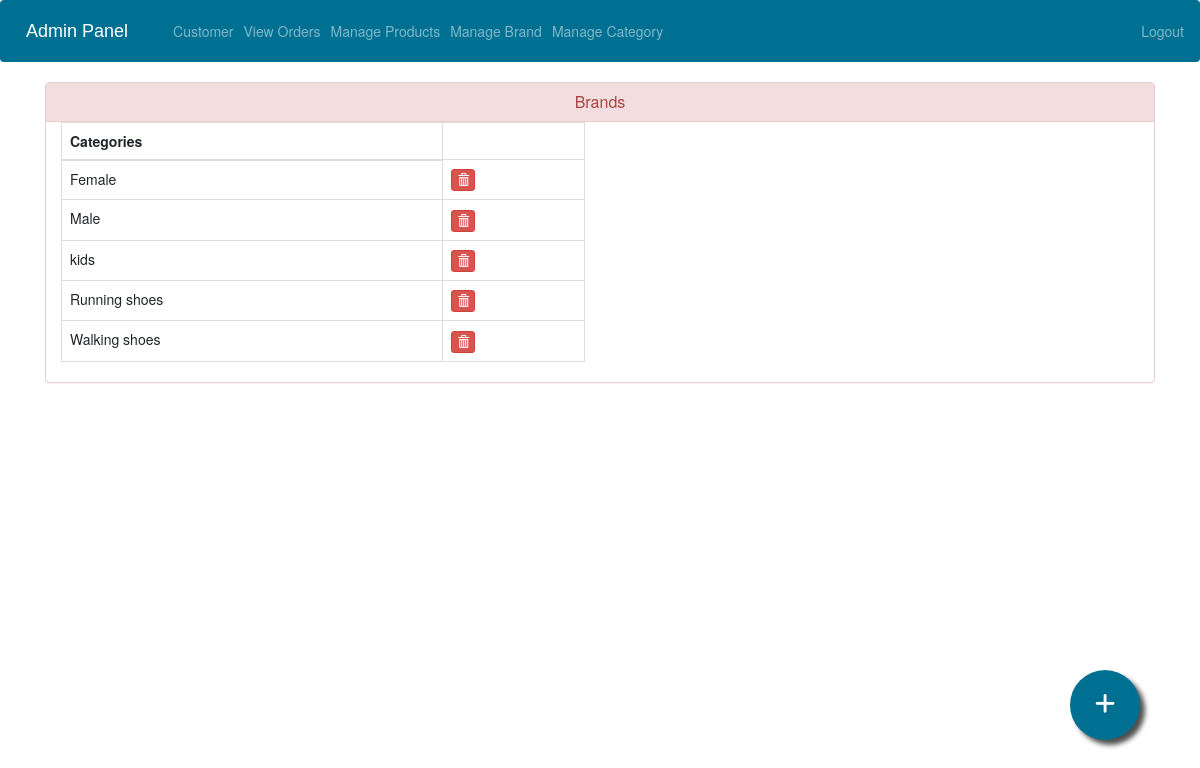
Page /admin-categories (signed in) on the earlier database version.
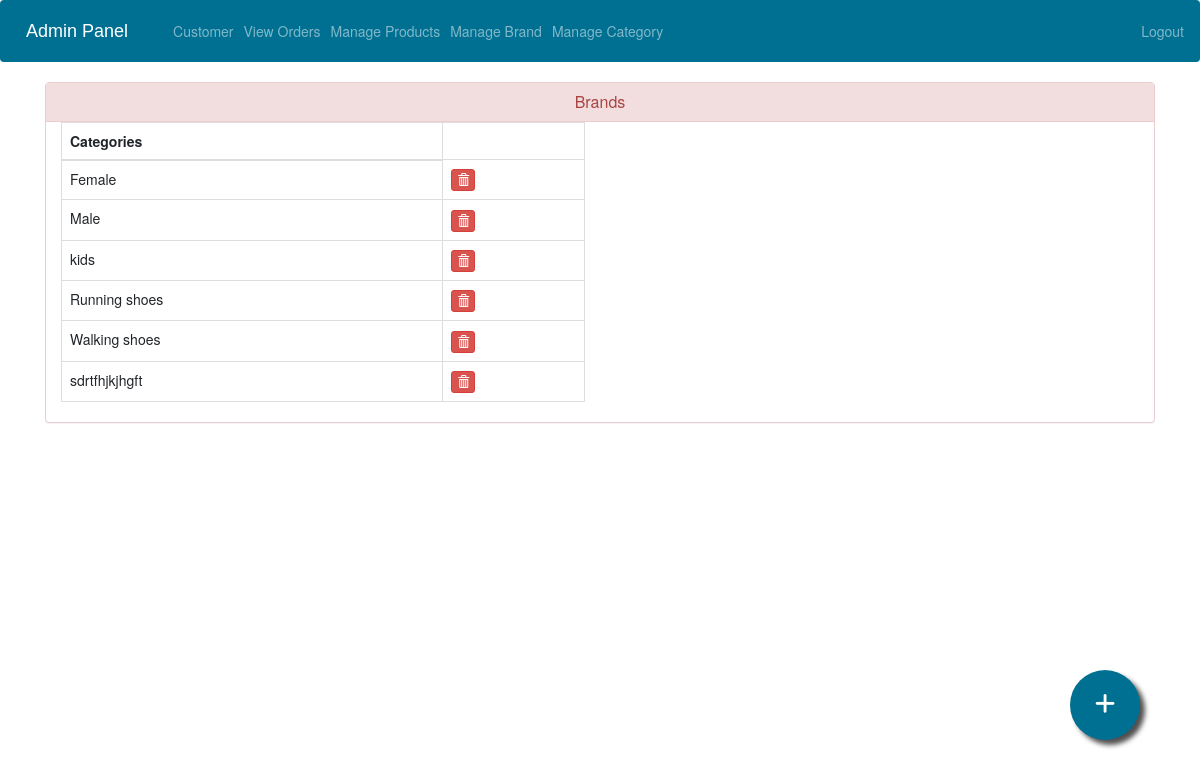
Same page on the later database version.
### shoeshop/models.py (models this page shows, shortened)
class Category(models.Model):
    category = models.CharField(max_length=100)

### shoeshop/views.py (the view)
@login_required(login_url='adminlogin')
def admin_category_view(request):
    category = models.Category.objects.all()
    return render(request,
                  'shoeshop/admin_category.html',
                  {'category': category})

### templates/shoeshop/admin_category.html (shortened to what this page needs)
{% extends 'shoeshop/admin_base.html' %}
{% load static %}
{% block content %}
<head>
  <link href="//netdna.bootstrapcdn.com/bootstrap/3.0.0/css/bootstrap.min.css" rel="stylesheet" id="bootstrap-css">
  <link rel="stylesheet" href="/static/admin_products.css">
</head>
<div class="container">
  <div class="panel panel-danger">
    <div class="panel-heading">
      <h6 class="panel-title">Brands</h6>
    </div>
    <div class="ro">
      <div class="col-6">
    <table class="table table-hover table-bordered" id="dev-table">
      <thead>
        <tr>
          <th>Categories</th>
        </tr>
      </thead>
      {% for c in category %}
      {% if c %}
      <tr>
        <td> {{ c.category }}</td>
        <td>
          <a class="btn btn-danger btn-xs" href=""><span class="glyphicon glyphicon-trash"></span></a>
        </td>
      </tr>
      {%else%}
      <br><br><br>
      <h1>No Category still!!</h1>
      {% endif %}
      {% endfor %}
    </table>
  </div>
</div>
</div>
</div>
<a href="/admin-add-category" class="float">
<i class="fa fa-plus my-float"></i>
</a>
{% endblock content %}

Differences in the rows shown:
added Category: category "sdrtfhjkjhgft"
